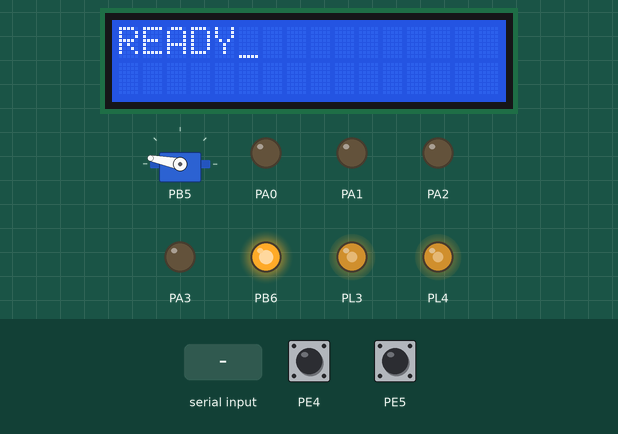
This program was run on a simulated ATmega2560, built with avr-gcc and emulated at 14.7456 MHz. On the bench: 16×2 character LCD, servo, output pins drawn as LEDs (lit = HIGH). Wiring (inferred from the names in the program): character LCD (HD44780): RS PC0; R/W PC1; E PC2; data PC4, PC5, PC6, PC7. The inputs (shaded band) are chosen by the test bench; at power-on: PE4 HIGH, PE5 HIGH. Servo pulses on a pin are drawn as a servo (544–2400 µs = 0–180°); pins used as bus, display or sensor lines are not drawn; what the program prints to the serial monitor is not drawn.

Above: at 1.2 s.
1.3 s: "u90\n" received over Serial
At 2.0 s:
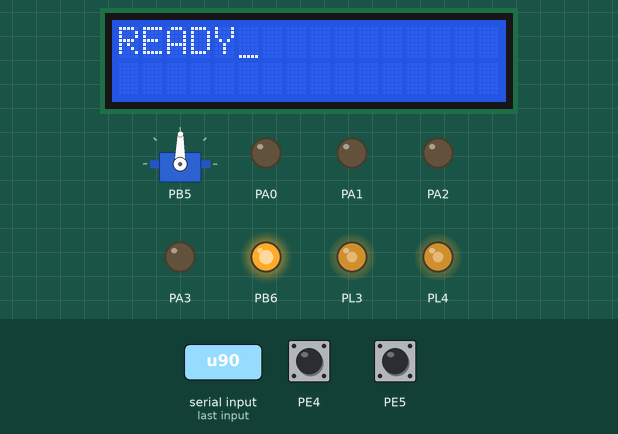
2.8 s: "l90\n" received over Serial
At 3.7 s:
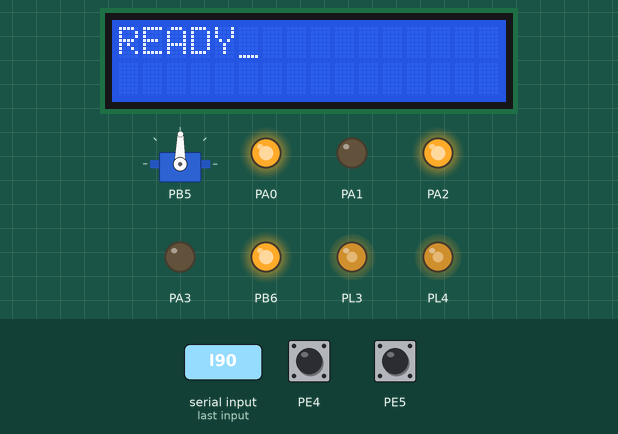
Timing chart, 0 to 5.8 s (numbered marks = the images above; inputs shaded):
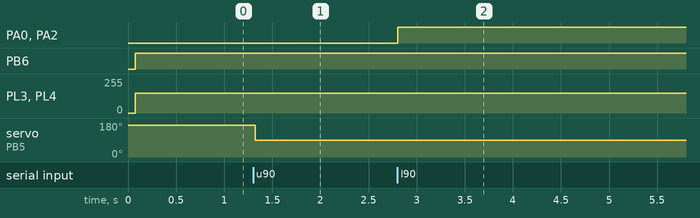

The program:

turtlebot.c
```c
/*
 * turtlebot.c
 *
 * Created: 10/27/2015 11:45:49 PM
 *  Author: Prabhpreet
 */
#include "settings.h"
#include <avr/io.h>
#include <avr/interrupt.h>
#include <util/delay.h>
#include <stdlib.h>
#include "uart_library.h"
#include "lcd.h"
#include "motion.h"
#include "servo.h"


int main(void)
{
	char input, string[100], command = 'n';
	int letter = -1;
	cli(); //Clear global interrupts
	lcd_port_config();
	lcd_init();
	uart_init();
	//motor config
	motion_timer5_init();
	motion_pin_config();
	motion_encoder_pin_config();
	//servo config
	servo_init();
	sei();

	motion_velocity(150,150);
	servo_elbow(180);
	lcd_string("READY");
    while(1)
    {
		while((input = uart_getchar()) != '\n')
		{
			if(letter == -1)
				command = input;
			else
				string[letter] = input;
			letter++;
		}
		string[letter] = '\0';
		letter = atol(string);
		switch(command)
		{
			case 'l':
			case 'r':
			case 'f':
			case 'b':
				if(letter == 0)
				{
					uart_putchar('E');
					uart_putchar('\n');
					letter = -1;
					continue;
				}
				switch(command)
				{
					case 'l': motion_angle_left(letter);
								break;
					case 'r': motion_angle_right(letter);
								break;
					case 'f': motion_forward_mm(letter);
								break;
					case 'b': motion_backward_mm(letter);
								break;

				}
				uart_putchar(command);
				uart_putchar('\n');
				break;
			case 'u': servo_elbow(90);
						uart_putchar(command);
						uart_putchar('\n');
						break;
			case 'd': servo_elbow(180);

			uart_putchar(command);
			uart_putchar('\n');
			break;
			default:
			uart_putchar('E');
			uart_putchar('\n');
			break;
		}


		letter = -1;
	}
	return 0;
}
```

motion.h
```c
/*
 * motion.h
 *
 * Created: 20-01-2014 18:12:53
 *  Author: Admin
 */


#ifndef MOTION_H_
#define MOTION_H_
#include <stdbool.h>
bool motion;
volatile unsigned long int encoder_left, encoder_right;

void motion_timer5_init();
void motion_velocity(unsigned char left_motor, unsigned char right_motor);
void motion_pin_config(void);
void motion_set(unsigned char motion);
void motion_change_directions();
void motion_forward();
void motion_backward();
void motion_stop();
void motion_left();
void motion_right();
void motion_soft_left();
void motion_soft_right();
void motion_encoder_pin_config();
void motion_forward_mm(unsigned long int distance);
void motion_backward_mm(unsigned long int distance);
void motion_angle_degrees(unsigned long int degrees);
void motion_angle_left(unsigned long int degrees);
void motion_angle_right(unsigned long int degrees);
void motion_angle_soft_left(unsigned long int degrees);
void motion_angle_soft_right(unsigned long int degrees);

//Motion library

/*PWM*/
void motion_timer5_init()
{

	TCCR5A=0xA9;
	TCCR5B=0x0B;
	TCNT5H = 0xFF;
	TCNT5L = 0x00;
	OCR5AH = 0x00;
	OCR5AL = 0xFF;
	OCR5BH = 0x00;
	OCR5BL = 0xFF;
}
void motion_velocity (unsigned char left_motor, unsigned char right_motor)
{
	OCR5AL = (unsigned char)left_motor;
	OCR5BL = (unsigned char)right_motor;
}

void motion_pin_config(void)
{
	DDRA |= 0x0F; //Control the left/right/forward/backward
	DDRL |= (0b00011000); //Enable pins
	PORTA &= ~(0x0F);
	PORTL |= (0b00011000);
	motion = 0;
}
void motion_set(unsigned char motion)
{
	PORTA = (PORTA&(0xF0))|(motion&(0x0F));
}
void motion_change_directions()
{
	if(motion)
	{
		motion_set(0x00);
		_delay_ms(500);
	}
	motion = 1;
}
void motion_forward()
{
	motion_change_directions();
	motion_set(0x06);
}
void motion_backward()
{
	motion_change_directions();
	motion_set(0x09);
}
void motion_stop()
{
	motion_set(0x00);
}
void motion_left()
{
	motion_change_directions();
	motion_set(0x05);
}
void motion_right()
{
	motion_change_directions();
	motion_set(0x0A);
}
void motion_soft_left()
{
	motion_change_directions();
	motion_set(0x04);
}
void motion_soft_right()
{
	motion_change_directions();
	motion_set(0x02);
}


void motion_encoder_pin_config()
{
	DDRE &= ~(0b00110000);
	PORTE |= 0b00110000;
	encoder_left= 0;
	encoder_right= 0;
	//Interrupt initialization
	cli();
	EIMSK |= (0b00110000);
	EICRB |= (0b00001010);
	sei();
}
//Interrupt routines
ISR(INT4_vect)
{
	encoder_left++;
}
ISR(INT5_vect)
{
	encoder_right++;
}


void motion_forward_mm(unsigned long int distance)
{
	float num_temp = (float) distance/5.338;
	distance = (unsigned long int) num_temp;
	encoder_right = 0;
	motion_forward();
	for(;encoder_right < distance;);
	motion_stop();
}

void motion_backward_mm(unsigned long int distance)
{
	float num_temp = (float) distance/5.338;
	distance = (unsigned long int) num_temp;
	encoder_right = 0;
	motion_backward();
	for(;encoder_right < distance;);
	motion_stop();
}

void motion_angle_degrees(unsigned long int degrees)
{
	float num_temp = (float) degrees/4.090;
	degrees = (unsigned int) num_temp;
	encoder_left = 0;
	encoder_right= 0;
	for(;(encoder_left < degrees)&& (encoder_right < degrees););
	motion_stop();

}
void motion_angle_left(unsigned long int degrees)
{
	motion_left();
	motion_angle_degrees(degrees);
}
void motion_angle_right(unsigned long int degrees)
{
	motion_right();
	motion_angle_degrees(degrees);
}
void motion_angle_soft_left(unsigned long int degrees)
{
	motion_soft_left();
	motion_angle_degrees(degrees);
}
void motion_angle_soft_right(unsigned long int degrees)
{
	motion_soft_right();
	motion_angle_degrees(degrees);
}
#endif /* MOTION_H_ */
```

servo.h
```c
/*
 * servo.h
 *
 * Created: 20-01-2014 18:10:56
 *  Author: Admin
 */


#ifndef SERVO_H_
#define SERVO_H_

void servo_init();
void servo_elbow(unsigned char degrees);
void servo_grip(unsigned char degrees);
void servo_elbow_free();
void servo_grip_free();
//Servo control

void servo_init()
{
	TCCR1B = 0x00;
	DDRB|= 0b01100000;
	TCNT1H = 0xFC; //Counter high value to which OCR1xH value is to be compared with
	TCNT1L = 0x01; //Counter low value to which OCR1xH value is to be compared with
	OCR1AH = 0x03; //Output compare Register high value for servo 1
	OCR1AL = 0xFF; //Output Compare Register low Value For servo 1
	OCR1BH = 0x03; //Output compare Register high value for servo 2
	OCR1BL = 0xFF; //Output Compare Register low Value For servo 2
	ICR1H = 0x03;
	ICR1L = 0xFF;
	TCCR1A = 0xAB;
	TCCR1B = 0x0C;

}

void servo_elbow(unsigned char degrees)
{
	float ElbowPosition = 0;
	ElbowPosition = ((float)degrees / 1.86) + 35.0;
	OCR1AH = 0x00;
	OCR1AL = (unsigned char) ElbowPosition;
}
void servo_grip(unsigned char degrees)
{
	float GripPosition = 0;
	GripPosition = ((float)degrees / 1.86) + 35.0;
	OCR1BH = 0x00;
	OCR1BL = (unsigned char) GripPosition;
}
void servo_elbow_free()
{
	OCR1AH = 0x03;
	OCR1AL = 0xFF;
}
void servo_grip_free()
{
	OCR1BH = 0x03;
	OCR1BL = 0xFF;
}


#endif /* SERVO_H_ */
```

uart_library.c
```c
/*
 * uart_library.c
 *
 * Created: 10/28/2015 12:02:22 AM
 *  Author: Prabhpreet
 */

#include "settings.h"
#include <avr/io.h>
#include <avr/interrupt.h>

char tx_buffer[MAX_BUFFER], rx_buffer[MAX_BUFFER];
volatile int tx_buff_start, tx_buff_end, rx_buff_start, rx_buff_end;

void uart_init(void) {
	UBRR2H = BAUDRATE >> 8;
	UBRR2L = BAUDRATE;
	UCSR2A &= ~(_BV(U2X2));
	UCSR2C = _BV(UCSZ21) | _BV(UCSZ20); /* 8-bit data */
	UCSR2B = _BV(RXCIE2) | _BV(RXEN2) | _BV(TXEN2);   /* Enable RX and TX */
	rx_buff_start = 0;
	rx_buff_end = 0;
}

void uart_putchar(char c) {
	while (!( UCSR2A & (1<<UDRE2)));
	UDR2 = c;
}

char uart_getchar() {
	while(rx_buff_start == rx_buff_end);
	return rx_buffer[++rx_buff_start % MAX_BUFFER];
}

ISR(USART2_RX_vect)
{
	cli();
	rx_buffer[++rx_buff_end % MAX_BUFFER] = UDR2;
	sei();
}
```

uart_library.h
```c
/*
 * uart_library.h
 *
 * Created: 04-12-2014 20:48:36
 *  Author: Prabhpreet
 */


#ifndef UART_LIBRARY_H_
#define UART_LIBRARY_H_

void uart_init(void);
void uart_putchar(char c);
char uart_getchar();


char tx_buffer[MAX_BUFFER], rx_buffer[MAX_BUFFER];
volatile int tx_buff_start, tx_buff_end, rx_buff_start, rx_buff_end;
#endif /* UART_LIBRARY_H_ */
```

settings.h
```c
/*
 * settings.h
 *
 * Created: 10/28/2015 10:13:50 AM
 *  Author: Prabhpreet
 */


#ifndef SETTINGS_H_
#define SETTINGS_H_


#define F_CPU 14745600
#define BAUD 9600
#define BAUDRATE ((F_CPU)/(BAUD*16UL)-1)
#define MAX_BUFFER 1000

#endif /* SETTINGS_H_ */
```

lcd.h
```c
#define RS 0
#define RW 1
#define EN 2
#define lcd_port PORTC

#define sbit(reg,bit)	reg |= (1<<bit)			// Macro defined for Setting a bit of any register.
#define cbit(reg,bit)	reg &= ~(1<<bit)		// Macro defined for Clearing a bit of any register.

void init_ports();
void lcd_reset();
void lcd_init();
void lcd_wr_command(unsigned char);
void lcd_wr_char(char);
void lcd_line1();
void lcd_line2();
void lcd_string(char*);

unsigned int temp;
unsigned int unit;
unsigned int tens;
unsigned int hundred;
unsigned int thousand;
unsigned int million;

//Function to configure LCD port
void lcd_port_config (void)
{
 DDRC = DDRC | 0xF7; //all the LCD pin's direction set as output
 PORTC = PORTC & 0x80; // all the LCD pins are set to logic 0 except PORTC 7
}


//Function to Reset LCD
void lcd_set_4bit()
{
	_delay_ms(1);

	cbit(lcd_port,RS);				//RS=0 --- Command Input
	cbit(lcd_port,RW);				//RW=0 --- Writing to LCD
	lcd_port = 0x30;				//Sending 3
	sbit(lcd_port,EN);				//Set Enable Pin
	_delay_ms(5);					//Delay
	cbit(lcd_port,EN);				//Clear Enable Pin

	_delay_ms(1);

	cbit(lcd_port,RS);				//RS=0 --- Command Input
	cbit(lcd_port,RW);				//RW=0 --- Writing to LCD
	lcd_port = 0x30;				//Sending 3
	sbit(lcd_port,EN);				//Set Enable Pin
	_delay_ms(5);					//Delay
	cbit(lcd_port,EN);				//Clear Enable Pin

	_delay_ms(1);

	cbit(lcd_port,RS);				//RS=0 --- Command Input
	cbit(lcd_port,RW);				//RW=0 --- Writing to LCD
	lcd_port = 0x30;				//Sending 3
	sbit(lcd_port,EN);				//Set Enable Pin
	_delay_ms(5);					//Delay
	cbit(lcd_port,EN);				//Clear Enable Pin

	_delay_ms(1);

	cbit(lcd_port,RS);				//RS=0 --- Command Input
	cbit(lcd_port,RW);				//RW=0 --- Writing to LCD
	lcd_port = 0x20;				//Sending 2 to initialise LCD 4-bit mode
	sbit(lcd_port,EN);				//Set Enable Pin
	_delay_ms(5);					//Delay
	cbit(lcd_port,EN);				//Clear Enable Pin


}

//Function to Initialize LCD
void lcd_init()
{
	lcd_set_4bit();
	_delay_ms(1);

	lcd_wr_command(0x28);			//LCD 4-bit mode and 2 lines.
	lcd_wr_command(0x01);
	lcd_wr_command(0x06);
	lcd_wr_command(0x0E);
	lcd_wr_command(0x80);

}


//Function to Write Command on LCD
void lcd_wr_command(unsigned char cmd)
{
	unsigned char temp;
	temp = cmd;
	temp = temp & 0xF0;
	lcd_port &= 0x0F;
	lcd_port |= temp;
	cbit(lcd_port,RS);
	cbit(lcd_port,RW);
	sbit(lcd_port,EN);
	_delay_ms(5);
	cbit(lcd_port,EN);

	cmd = cmd & 0x0F;
	cmd = cmd<<4;
	lcd_port &= 0x0F;
	lcd_port |= cmd;
	cbit(lcd_port,RS);
	cbit(lcd_port,RW);
	sbit(lcd_port,EN);
	_delay_ms(5);
	cbit(lcd_port,EN);
}

//Function to Write Data on LCD
void lcd_wr_char(char letter)
{
	char temp;
	temp = letter;
	temp = (temp & 0xF0);
	lcd_port &= 0x0F;
	lcd_port |= temp;
	sbit(lcd_port,RS);
	cbit(lcd_port,RW);
	sbit(lcd_port,EN);
	_delay_ms(5);
	cbit(lcd_port,EN);

	letter = letter & 0x0F;
	letter = letter<<4;
	lcd_port &= 0x0F;
	lcd_port |= letter;
	sbit(lcd_port,RS);
	cbit(lcd_port,RW);
	sbit(lcd_port,EN);
	_delay_ms(5);
	cbit(lcd_port,EN);
}


//Function to bring cursor at home position
void lcd_home()
{
	lcd_wr_command(0x80);
}


//Function to Print String on LCD
void lcd_string(char *str)
{
	while(*str != '\0')
	{
		lcd_wr_char(*str);
		str++;
	}
}

//Position the LCD cursor at "row", "column".

void lcd_cursor (char row, char column)
{
	switch (row) {
		case 1: lcd_wr_command (0x80 + column - 1); break;
		case 2: lcd_wr_command (0xc0 + column - 1); break;
		case 3: lcd_wr_command (0x94 + column - 1); break;
		case 4: lcd_wr_command (0xd4 + column - 1); break;
		default: break;
	}
}

//Function To Print Any input value upto the desired digit on LCD
void lcd_print (char row, char coloumn, unsigned int value, int digits)
{
	unsigned char flag=0;
	if(row==0||coloumn==0)
	{
		lcd_home();
	}
	else
	{
		lcd_cursor(row,coloumn);
	}
	if(digits==5 || flag==1)
	{
		million=value/10000+48;
		lcd_wr_char(million);
		flag=1;
	}
	if(digits==4 || flag==1)
	{
		temp = value/1000;
		thousand = temp%10 + 48;
		lcd_wr_char(thousand);
		flag=1;
	}
	if(digits==3 || flag==1)
	{
		temp = value/100;
		hundred = temp%10 + 48;
		lcd_wr_char(hundred);
		flag=1;
	}
	if(digits==2 || flag==1)
	{
		temp = value/10;
		tens = temp%10 + 48;
		lcd_wr_char(tens);
		flag=1;
	}
	if(digits==1 || flag==1)
	{
		unit = value%10 + 48;
		lcd_wr_char(unit);
	}
	if(digits>5)
	{
		lcd_wr_char('E');
	}

}
```

Measured:
- after the input at 1.3 s, servo on PB5: 169° → 89° at once
- after the input at 2.8 s, PA0, PA2: LOW → HIGH at once
